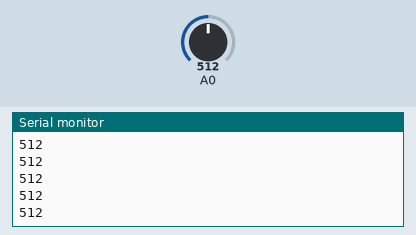
Recording of a sketch running on a simulated Arduino Uno, built with avr-gcc and run on an emulated ATmega328P. Shown: the last lines printed to the serial monitor. The inputs (shaded band) are chosen by the test bench; at power-on: A0 = 512.

Above: at 1.2 s.
1.3 s: A0 set to 716
At 1.31 s:
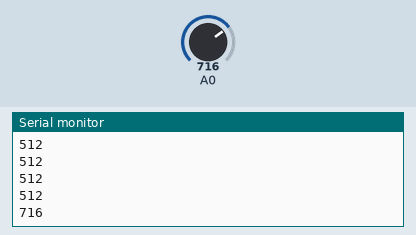
2.8 s: A0 set to 900
At 2.82 s:
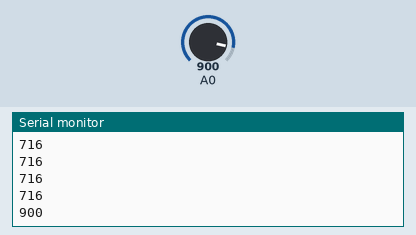
Timing chart, 0 to 5.8 s (numbered marks = the images above; inputs shaded):
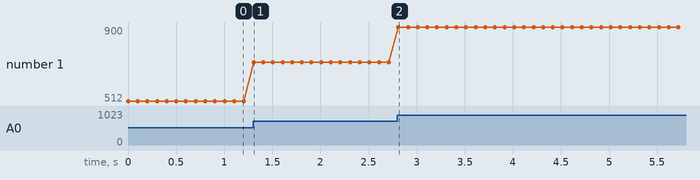

The sketch:

Code.ino
```cpp
#define SENSOR 9
int sensorValue = 0;

void setup()
{
    pinMode(A0, INPUT);
    Serial.begin(9600);
    pinMode(SENSOR, OUTPUT);
}

void loop()
{
    // read the value from the sensor
    sensorValue = analogRead(A0);
    // print the sensor reading so you know its range
    Serial.println(sensorValue);
    // map the sensor reading to a range for the LED
    analogWrite(SENSOR, map(sensorValue, 0, 1023, 0, 255));
    delay(100); // Wait for 100 millisecond(s)
}
```

Measured:
- after the input at 1.3 s, the serial monitor: prints a new line at once (image 1)
- after the input at 2.8 s, the serial monitor: prints a new line at once (image 2)
- plotted number 1: 512 → 716 after the input at 1.3 s, 716 → 900 after the input at 2.8 s
